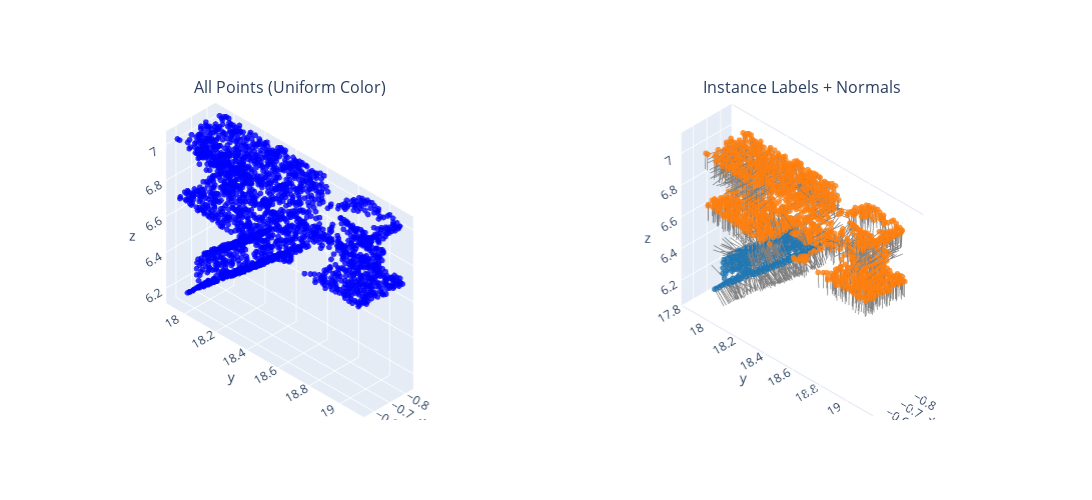

Notebook code cell kept with this figure:
### Markdown cell above
## load and visualize test dataset

### Code cell
from plotly.subplots import make_subplots

pc = PointCloud.from_txt(data_path)

fig_uniform = pc.visualize(
    color_by="uniform",
    show_normals=False,
    normal_length=0.1,
    title="All Points (Uniform Color)",
    max_points=2000,
    ortho_view=True
)

fig_labels = pc.visualize(
    color_by="instance",
    show_normals=True,
    normal_length=0.1,
    title="Instance Labels + Normals",
    max_points=2000,
    ortho_view=True
)

fig = make_subplots(
    rows=1, cols=2,
    specs=[[{"type": "scene"}, {"type": "scene"}]],
    subplot_titles=("All Points (Uniform Color)", "Instance Labels + Normals")
)

fig = make_subplots(
    rows=1, cols=2,
    specs=[[{"type": "scene"}, {"type": "scene"}]],
    subplot_titles=("All Points (Uniform Color)", "Instance Labels + Normals")
)

for trace in fig_uniform.data:
    fig.add_trace(trace, row=1, col=1)
for trace in fig_labels.data:
    fig.add_trace(trace, row=1, col=2)

fig.update_layout(
    width=1200,
    height=500,
    showlegend=False,
    scene=dict(
        aspectmode='data',
        camera=dict(
            up=dict(x=0, y=0, z=1),
            center=dict(x=0, y=0, z=0),
            eye=dict(x=1.5, y=1.5, z=1.5),
            projection=dict(type="orthographic")
        )
    ),
    scene2=dict(
        aspectmode='data',
        camera=dict(
            up=dict(x=0, y=0, z=1),
            center=dict(x=0, y=0, z=0),
            eye=dict(x=1.5, y=1.5, z=1.5),
            projection=dict(type="orthographic")
        )
    )
)
fig.show()
